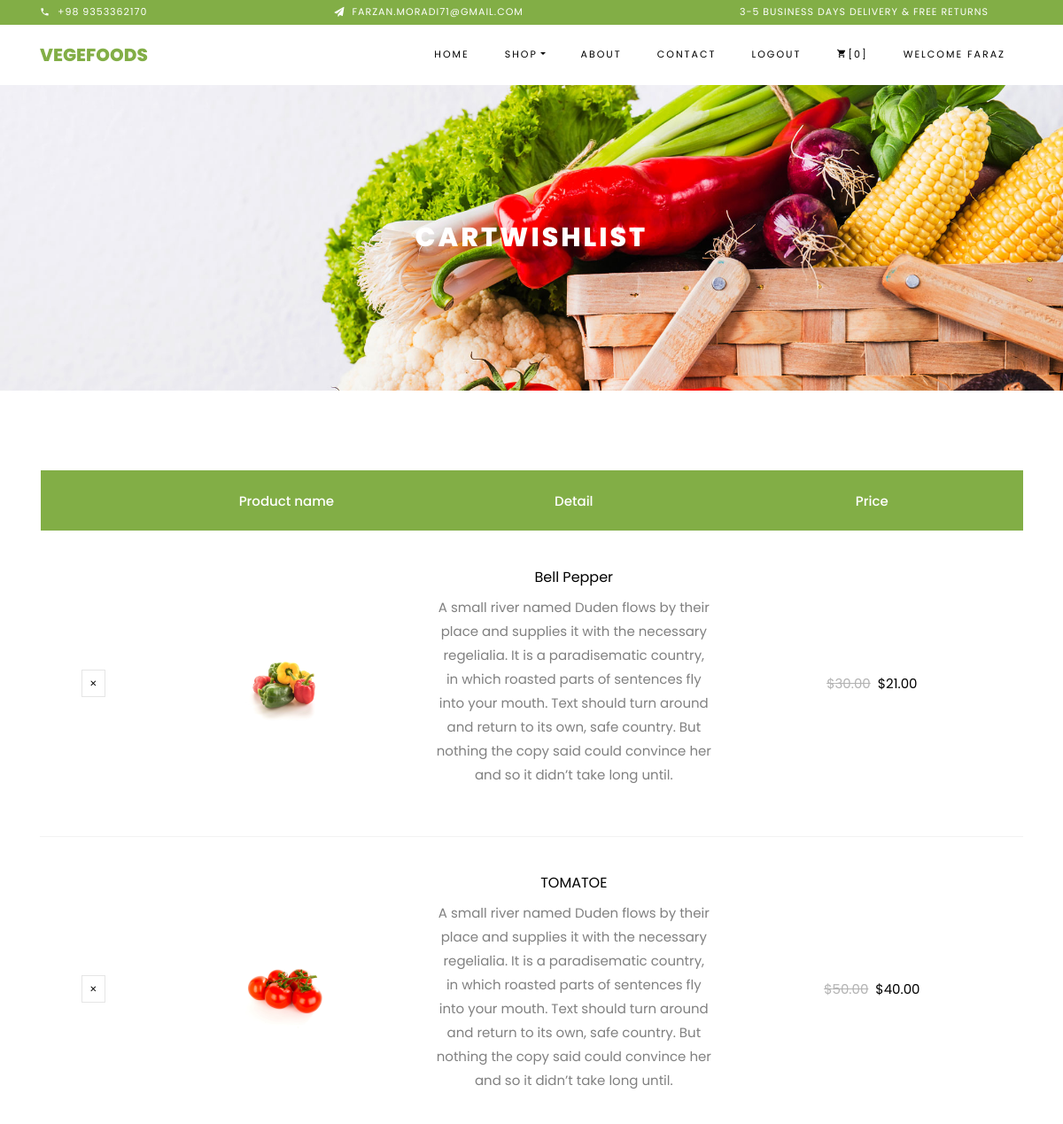
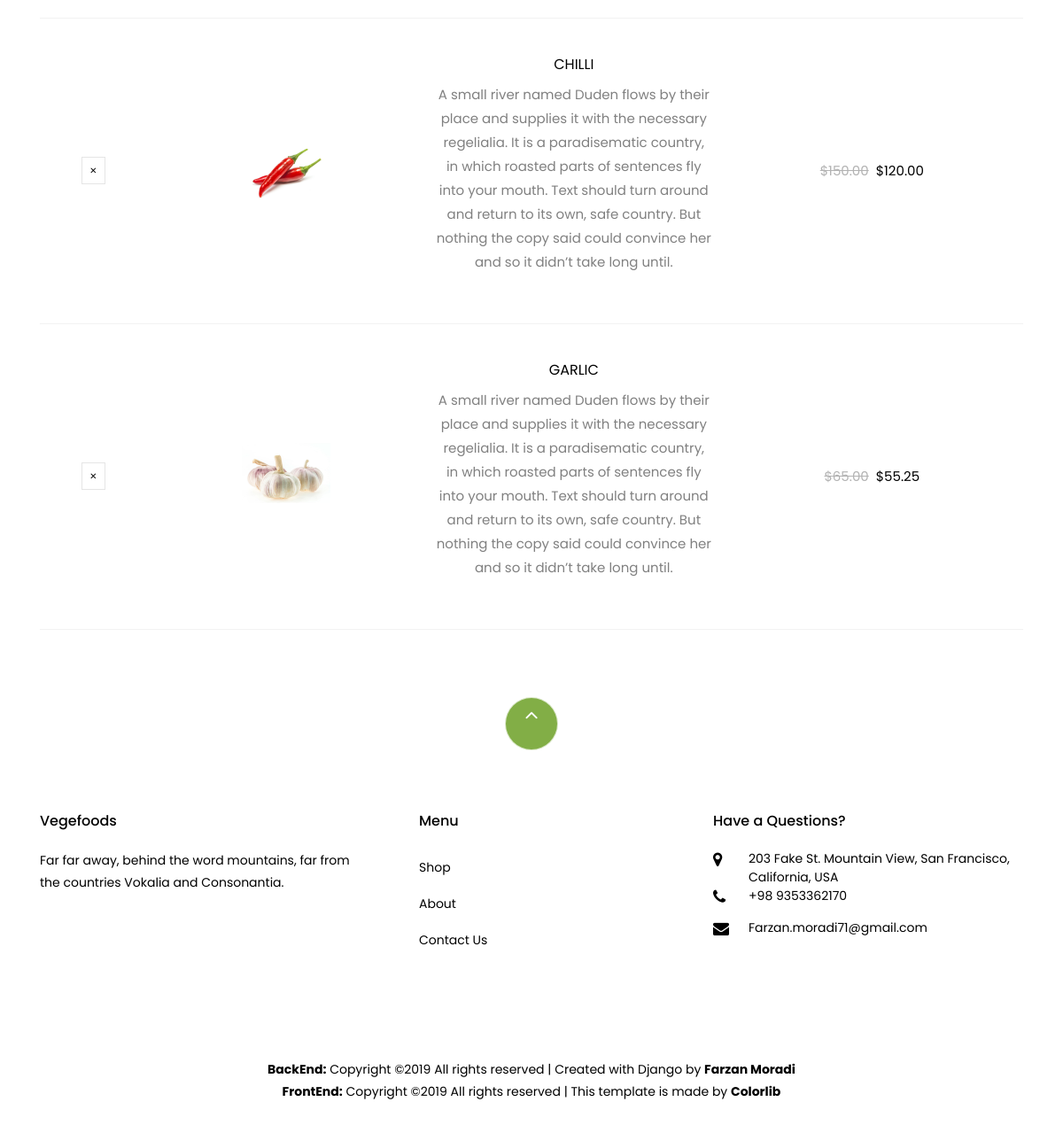
Screenshot of /cart/wishlist/ (signed in) with the database file from the repository (2 pictures, top to bottom).
### cart/models.py (models this page shows, shortened)
class Wishlist(models.Model):
    user = models.ForeignKey(User, related_name="user",on_delete=models.CASCADE)
    vegtable = models.ForeignKey(Vegtables,related_name='vegtable',on_delete=models.CASCADE)
    wish = models.BooleanField()
    class Meta:
        ordering = ["user"]

### shop/models.py (models this page shows, shortened)
class Vegtables(models.Model):
    title = models.CharField(max_length=255, unique=True)
    kind = models.CharField(max_length=10, choices=KIND_CHOICES, default='green')
    prise = models.DecimalField(max_digits=6, decimal_places=2)
    Discount = models.PositiveIntegerField(default=0)
    detail = models.TextField(blank=True, default='')
    count = models.PositiveIntegerField(default=0)
    image = models.ImageField(upload_to = 'static/media/vegtables', default = 'static/media/vegtables/no-img.jpg')
    def discount_prise(self):
        return (self.prise * (100 - self.Discount))/100
    class Meta:
        ordering = ["title"]

### cart/views.py (the view)
# urls.py: path('wishlist/', views.WhishlistPage.as_view(), name='wishlist'),
class WhishlistPage(ListView):
    model = Wishlist
    template_name = 'wishlist.html'

### cart/templates/wishlist.html
{% extends 'base.html' %}
{% load staticfiles %}
{% block content %}
    <section class="ftco-section ftco-cart">
			<div class="container">
				<div class="row">
    			<div class="col-md-12 ftco-animate">
				{% if user.is_authenticated %}
    				<div class="cart-list">
	    				<table class="table">
						    <thead class="thead-primary">
						      <tr class="text-center">
							  	<th>&nbsp;</th>
						        <th>Product name</th>
						        <th>Detail</th>
						        <th>Price</th>
						      </tr>
						    </thead>
						    <tbody>
							{% for Wishlist in object_list %}
								{% if Wishlist.wish %}
								<tr class="text-center">
									<td class="product-remove"><a href={% url 'cart:addwish' pk=Wishlist.vegtable.pk pg=4 %}><span class="ion-ios-close"></span></a></td>
									<td class="image-prod"><a href="{% url 'shop:single_product' pk=Wishlist.vegtable.pk %}"><div class="img" style="background-image:url(/{{ Wishlist.vegtable.image }});"></div></a></td>
									<td class="product-name">
										<h3>{{ Wishlist.vegtable.title }}</h3>
										<p>{{ Wishlist.vegtable.detail }}</p>
									</td>
									{% if Wishlist.vegtable.Discount > 0 %}
										<td class="price"><span name="subtotal" class="mr-2 price-dc" style="text-decoration: line-through;color: #b3b3b3;">${{ Wishlist.vegtable.prise }}</span><span class="price-sale">${{ Wishlist.vegtable.discount_prise }}</span></td>
									{% else %}
										<td class="price"><span name="subtotal">${{ Wishlist.vegtable.prise }}</span></td>
									{% endif %}
								</tr>
								{% endif %}
							{% endfor %}
						    </tbody>
						</table>
					</div>
				{% endif %}
    			</div>
    		</div>
			</div>
		</section>
{% endblock content %}

### templates/base.html (shortened to what this page needs)
<!DOCTYPE html>
{% load staticfiles %}
<html lang="en">
<head>
    <link rel="stylesheet" href="{% static 'css/open-iconic-bootstrap.min.css' %}">
    <link rel="stylesheet" href="{% static 'css/animate.css' %}">
    <link rel="stylesheet" href="{% static 'css/owl.carousel.min.css' %}">
    <link rel="stylesheet" href="{% static 'css/owl.theme.default.min.css' %}">
    <link rel="stylesheet" href="{% static 'css/magnific-popup.css' %}">
    <link rel="stylesheet" href="{% static 'css/aos.css' %}">
    <link rel="stylesheet" href="{% static 'css/ionicons.min.css' %}">
    <link rel="stylesheet" href="{% static 'css/bootstrap-datepicker.css' %}">
    <link rel="stylesheet" href="{% static 'css/jquery.timepicker.css' %}">
    <link rel="stylesheet" href="{% static 'css/flaticon.css' %}">
    <link rel="stylesheet" href="{% static 'css/icomoon.css' %}">
    <link rel="stylesheet" href="{% static 'css/style.css' %}">
</head>
<body class="goto-here">
		<div class="py-1 bg-primary">
    	<div class="container">
    		<div class="row no-gutters d-flex align-items-start align-items-center px-md-0">
	    		<div class="col-lg-12 d-block">
		    		<div class="row d-flex">
		    			<div class="col-md pr-4 d-flex topper align-items-center">
					    	<div class="icon mr-2 d-flex justify-content-center align-items-center"><span class="icon-phone2"></span></div>
						    <span class="text">+98 9353362170</span>
					    </div>
					    <div class="col-md pr-4 d-flex topper align-items-center">
					    	<div class="icon mr-2 d-flex justify-content-center align-items-center"><span class="icon-paper-plane"></span></div>
						    <span class="text">Farzan.moradi71@gmail.com</span>
					    </div>
					    <div class="col-md-5 pr-4 d-flex topper align-items-center text-lg-right">
						    <span class="text">3-5 Business days delivery &amp; Free Returns</span>
					    </div>
				    </div>
			    </div>
		    </div>
		  </div>
    </div>
    <nav class="navbar navbar-expand-lg navbar-dark ftco_navbar bg-dark ftco-navbar-light" id="ftco-navbar">
	    <div class="container">
	      <a class="navbar-brand" href="{% url 'home' %}">Vegefoods</a>
	      <div class="collapse navbar-collapse" id="ftco-nav">
	        <ul class="navbar-nav ml-auto">
	          <li class="nav-item"><a href="{% url 'home' %}" class="nav-link">Home</a></li>
            {% if request.path|cut:"/" == "about" or request.path|cut:"/" == "contact"%}
	            <li class="nav-item dropdown">
            {% else %}
	            <li class="nav-item active dropdown">
            {% endif %}
              <a class="nav-link dropdown-toggle" href="#" id="dropdown04" data-toggle="dropdown" aria-haspopup="true" aria-expanded="false">Shop</a>
            </li>
            {% if request.path|cut:"/" == "about" %}
	            <li class="nav-item active"><a href="{% url 'about' %}" class="nav-link">About</a></li>
            {% else %}
	            <li class="nav-item"><a href="{% url 'about' %}" class="nav-link">About</a></li>
            {% endif %}
            {% if request.path|cut:"/" == "contact" %}
	            <li class="nav-item active"><a href="{% url 'contact' %}" class="nav-link">Contact</a></li>
            {% else %}
	            <li class="nav-item"><a href="{% url 'contact' %}" class="nav-link">Contact</a></li>
            {% endif %}
            {% if user.is_authenticated %}
	          <li class="nav-item"><a href="{% url 'accounts:logout' %}" class="nav-link">Logout</a></li>
            {% else %}
	          <li class="nav-item"><a href="{% url 'accounts:login' %}" class="nav-link">Signin</a></li>
            {% endif %}
	          <li class="nav-item cta cta-colored"><a href="{% url 'cart:cart' %}" class="nav-link"><span class="icon-shopping_cart"></span>[{{request.session.cart|length}}]</a></li>
            {% if user.is_authenticated %}
	          <li class="nav-item"><a class="nav-link">Welcome {{ user.get_username  }}</a></li>
            {% endif %}
	        </ul>
	      </div>
	    </div>
	  </nav>
    <div class="hero-wrap hero-bread" style="background-image: url('{% static "images/bg_1.jpg" %}');">
      <div class="container">
        <div class="row no-gutters slider-text align-items-center justify-content-center">
          <div class="col-md-9 ftco-animate text-center">
            <h1 class="mb-0 bread">{{ request.path|cut:"/" }}</h1>
          </div>
        </div>
      </div>
    </div>
    {% block content %}
    {% endblock content %}
    <footer class="ftco-footer ftco-section">
      <div class="container">
      	<div class="row">
      		<div class="mouse">
						<a href="#" class="mouse-icon">
							<div class="mouse-wheel"><span class="ion-ios-arrow-up"></span></div>
						</a>
					</div>
      	</div>
        <div class="row mb-5">
          <div class="col-md">
            <div class="ftco-footer-widget mb-4">
              <h2 class="ftco-heading-2">Vegefoods</h2>
              <p>Far far away, behind the word mountains, far from the countries Vokalia and Consonantia.</p>
              <ul class="ftco-footer-social list-unstyled float-md-left float-lft mt-5">
              </ul>
            </div>
          </div>
          <div class="col-md">
            <div class="ftco-footer-widget mb-4 ml-md-5">
              <h2 class="ftco-heading-2">Menu</h2>
              <ul class="list-unstyled">
                <li><a href="{% url 'shop:shop' %}" class="py-2 d-block">Shop</a></li>
                <li><a href="{% url 'about' %}" class="py-2 d-block">About</a></li>
                <li><a href="{% url 'contact' %}" class="py-2 d-block">Contact Us</a></li>
              </ul>
            </div>
          </div>
          <div class="col-md">
            <div class="ftco-footer-widget mb-4">
            	<h2 class="ftco-heading-2">Have a Questions?</h2>
            	<div class="block-23 mb-3">
	              <ul>
	                <li><span class="icon icon-map-marker"></span><span class="text">203 Fake St. Mountain View, San Francisco, California, USA</span></li>
	                <li><a><span class="icon icon-phone"></span><span class="text">+98 9353362170</span></a></li>
	                <li><a><span class="icon icon-envelope"></span><span class="text">Farzan.moradi71@gmail.com</span></a></li>
	              </ul>
	            </div>
            </div>
          </div>
        </div>
        <div class="row">
          <div class="col-md-12 text-center">
            <p>
						  <b>BackEnd:</b> Copyright &copy;<script>document.write(new Date().getFullYear());</script> All rights reserved | Created with Django by <a target="_blank"><b>Farzan Moradi</b></a>
						  <br>
						  <b>FrontEnd:</b> Copyright &copy;<script>document.write(new Date().getFullYear());</script> All rights reserved | This template is made by <a target="_blank"><b>Colorlib<b/></a>
						</p>
          </div>
        </div>
      </div>
    </footer>
</body>
</html>

### static/css/icomoon.css (style rules this page uses)
[class^="icon-"], [class*=" icon-"] { font-family: 'icomoon' !important; speak: none; font-style: normal; font-weight: normal; font-variant: normal; text-transform: none; line-height: 1; -webkit-font-smoothing: antialiased; -moz-osx-font-smoothing: grayscale; }
.icon-map-marker:before { content: "\f041"; }
.icon-phone:before { content: "\f095"; }
.icon-envelope:before { content: "\f0e0"; }
.icon-paper-plane:before { content: "\f1d8"; }
.icon-phone2:before { content: "\e0cd"; }
.icon-shopping_cart:before { content: "\e8cc"; }

### rows the page displays
Wishlist: vegtable.image (picture), vegtable "Bell Pepper", vegtable.detail "A small river named Duden flows by their place and supplies it with the necessary regelialia. It is a paradisematic country, in which roasted parts of sentences fly into your mouth. Text should turn around and return to its own, safe country. But nothing the copy said could convince her and so it didn’t take long until.", vegtable.prise "30.00", vegtable.discount_prise "21.00"
Wishlist: vegtable.image (picture), vegtable "TOMATOE", vegtable.detail "A small river named Duden flows by their place and supplies it with the necessary regelialia. It is a paradisematic country, in which roasted parts of sentences fly into your mouth. Text should turn around and return to its own, safe country. But nothing the copy said could convince her and so it didn’t take long until.", vegtable.prise "50.00", vegtable.discount_prise "40.00"
Wishlist: vegtable.image (picture), vegtable "CHILLI", vegtable.detail "A small river named Duden flows by their place and supplies it with the necessary regelialia. It is a paradisematic country, in which roasted parts of sentences fly into your mouth. Text should turn around and return to its own, safe country. But nothing the copy said could convince her and so it didn’t take long until.", vegtable.prise "150.00", vegtable.discount_prise "120.00"
Wishlist: vegtable.image (picture), vegtable "GARLIC", vegtable.detail "A small river named Duden flows by their place and supplies it with the necessary regelialia. It is a paradisematic country, in which roasted parts of sentences fly into your mouth. Text should turn around and return to its own, safe country. But nothing the copy said could convince her and so it didn’t take long until.", vegtable.prise "65.00", vegtable.discount_prise "55.25"

### other values shown
{{ request.session.cart|length }} "0"
{{ user.get_username }} "FARAZ"
{{ request.path|cut:"/" }} "CARTWISHLIST"
